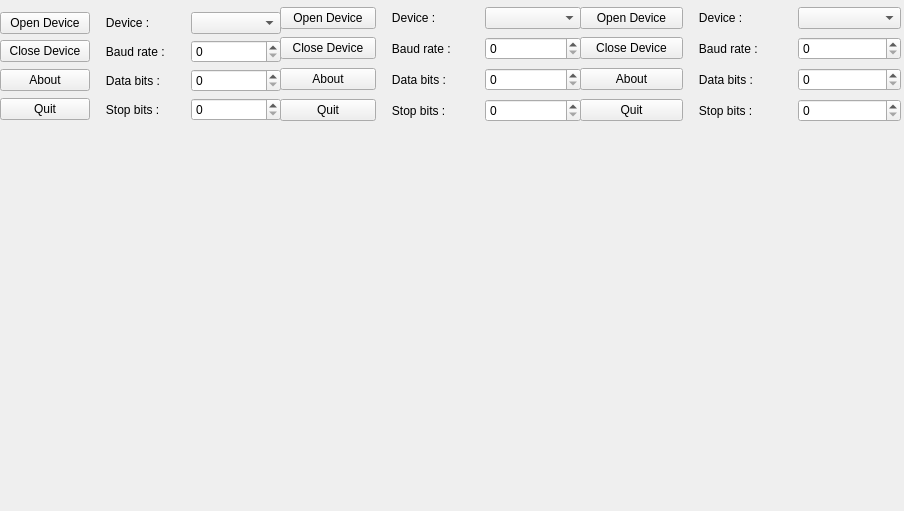
<?xml version="1.0" encoding="UTF-8"?>
<ui version="4.0">
 <class>Form</class>
 <widget class="QWidget" name="Form">
  <property name="geometry">
   <rect>
    <x>0</x>
    <y>0</y>
    <width>904</width>
    <height>511</height>
   </rect>
  </property>
  <property name="windowTitle">
   <string>Form</string>
  </property>
  <widget class="QWidget" name="gridLayoutWidget">
   <property name="geometry">
    <rect>
     <x>0</x>
     <y>0</y>
     <width>281</width>
     <height>129</height>
    </rect>
   </property>
   <layout class="QGridLayout" name="gridLayout_3">
    <item row="0" column="0">
     <layout class="QGridLayout" name="gridLayout_4">
      <property name="leftMargin">
       <number>0</number>
      </property>
      <property name="topMargin">
       <number>5</number>
      </property>
      <item row="3" column="1">
       <widget class="QLabel" name="label_10">
        <property name="text">
         <string>   Stop bits :</string>
        </property>
       </widget>
      </item>
      <item row="2" column="0">
       <widget class="QPushButton" name="pushButton_5">
        <property name="text">
         <string>About</string>
        </property>
       </widget>
      </item>
      <item row="2" column="2">
       <widget class="QSpinBox" name="spinBox_5"/>
      </item>
      <item row="0" column="2">
       <widget class="QComboBox" name="comboBox_3"/>
      </item>
      <item row="2" column="1">
       <widget class="QLabel" name="label_8">
        <property name="text">
         <string>   Data bits :</string>
        </property>
       </widget>
      </item>
      <item row="1" column="2">
       <widget class="QSpinBox" name="spinBox_7"/>
      </item>
      <item row="3" column="0">
       <widget class="QPushButton" name="pushButton_8">
        <property name="text">
         <string>Quit</string>
        </property>
       </widget>
      </item>
      <item row="0" column="0">
       <widget class="QPushButton" name="pushButton_6">
        <property name="text">
         <string>Open Device</string>
        </property>
       </widget>
      </item>
      <item row="1" column="0">
       <widget class="QPushButton" name="pushButton_7">
        <property name="text">
         <string>Close Device</string>
        </property>
       </widget>
      </item>
      <item row="3" column="2">
       <widget class="QSpinBox" name="spinBox_6"/>
      </item>
      <item row="1" column="1">
       <widget class="QLabel" name="label_9">
        <property name="text">
         <string>   Baud rate :</string>
        </property>
       </widget>
      </item>
      <item row="0" column="1">
       <widget class="QLabel" name="label_11">
        <property name="text">
         <string>   Device :</string>
        </property>
       </widget>
      </item>
     </layout>
    </item>
   </layout>
  </widget>
  <widget class="QWidget" name="gridLayoutWidget_3">
   <property name="geometry">
    <rect>
     <x>280</x>
     <y>0</y>
     <width>301</width>
     <height>127</height>
    </rect>
   </property>
   <layout class="QGridLayout" name="gridLayout_10">
    <property name="leftMargin">
     <number>0</number>
    </property>
    <property name="topMargin">
     <number>5</number>
    </property>
    <item row="3" column="1">
     <widget class="QLabel" name="label_27">
      <property name="text">
       <string>   Stop bits :</string>
      </property>
     </widget>
    </item>
    <item row="2" column="0">
     <widget class="QPushButton" name="pushButton_9">
      <property name="text">
       <string>About</string>
      </property>
     </widget>
    </item>
    <item row="2" column="2">
     <widget class="QSpinBox" name="spinBox_8"/>
    </item>
    <item row="0" column="2">
     <widget class="QComboBox" name="comboBox_9"/>
    </item>
    <item row="2" column="1">
     <widget class="QLabel" name="label_28">
      <property name="text">
       <string>   Data bits :</string>
      </property>
     </widget>
    </item>
    <item row="1" column="2">
     <widget class="QSpinBox" name="spinBox_9"/>
    </item>
    <item row="3" column="0">
     <widget class="QPushButton" name="pushButton_10">
      <property name="text">
       <string>Quit</string>
      </property>
     </widget>
    </item>
    <item row="0" column="0">
     <widget class="QPushButton" name="pushButton_11">
      <property name="text">
       <string>Open Device</string>
      </property>
     </widget>
    </item>
    <item row="1" column="0">
     <widget class="QPushButton" name="pushButton_12">
      <property name="text">
       <string>Close Device</string>
      </property>
     </widget>
    </item>
    <item row="3" column="2">
     <widget class="QSpinBox" name="spinBox_10"/>
    </item>
    <item row="1" column="1">
     <widget class="QLabel" name="label_29">
      <property name="text">
       <string>   Baud rate :</string>
      </property>
     </widget>
    </item>
    <item row="0" column="1">
     <widget class="QLabel" name="label_30">
      <property name="text">
       <string>   Device :</string>
      </property>
     </widget>
    </item>
   </layout>
  </widget>
  <widget class="QWidget" name="gridLayoutWidget_4">
   <property name="geometry">
    <rect>
     <x>580</x>
     <y>0</y>
     <width>321</width>
     <height>127</height>
    </rect>
   </property>
   <layout class="QGridLayout" name="gridLayout_11">
    <property name="leftMargin">
     <number>0</number>
    </property>
    <property name="topMargin">
     <number>5</number>
    </property>
    <item row="3" column="1">
     <widget class="QLabel" name="label_31">
      <property name="text">
       <string>   Stop bits :</string>
      </property>
     </widget>
    </item>
    <item row="2" column="0">
     <widget class="QPushButton" name="pushButton_13">
      <property name="text">
       <string>About</string>
      </property>
     </widget>
    </item>
    <item row="2" column="2">
     <widget class="QSpinBox" name="spinBox_11"/>
    </item>
    <item row="0" column="2">
     <widget class="QComboBox" name="comboBox_10"/>
    </item>
    <item row="2" column="1">
     <widget class="QLabel" name="label_32">
      <property name="text">
       <string>   Data bits :</string>
      </property>
     </widget>
    </item>
    <item row="1" column="2">
     <widget class="QSpinBox" name="spinBox_12"/>
    </item>
    <item row="3" column="0">
     <widget class="QPushButton" name="pushButton_14">
      <property name="text">
       <string>Quit</string>
      </property>
     </widget>
    </item>
    <item row="0" column="0">
     <widget class="QPushButton" name="pushButton_15">
      <property name="text">
       <string>Open Device</string>
      </property>
     </widget>
    </item>
    <item row="1" column="0">
     <widget class="QPushButton" name="pushButton_16">
      <property name="text">
       <string>Close Device</string>
      </property>
     </widget>
    </item>
    <item row="3" column="2">
     <widget class="QSpinBox" name="spinBox_13"/>
    </item>
    <item row="1" column="1">
     <widget class="QLabel" name="label_33">
      <property name="text">
       <string>   Baud rate :</string>
      </property>
     </widget>
    </item>
    <item row="0" column="1">
     <widget class="QLabel" name="label_34">
      <property name="text">
       <string>   Device :</string>
      </property>
     </widget>
    </item>
   </layout>
  </widget>
 </widget>
 <resources/>
 <connections/>
</ui>
